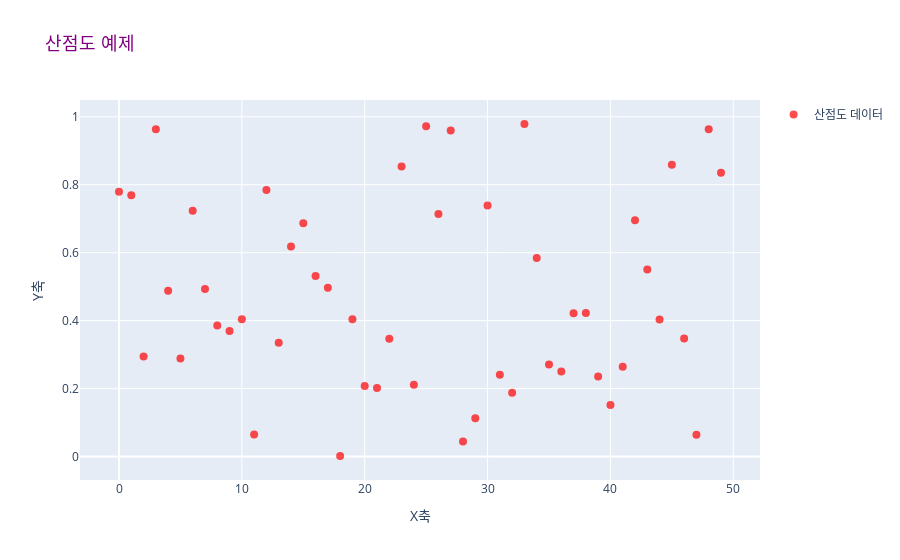

Notebook code cell kept with this figure:
### Code cell
df = pd.DataFrame({"x": np.arange(50), "y": np.random.rand(50)})
fig = go.Figure()
fig.add_trace(
    go.Scatter(
        x=df["x"],
        y=df["y"],
        # title="선 차트",
        mode="markers",
        marker=dict(size=8, color="red", opacity=0.7),
        name="산점도 데이터",
        showlegend=True,
    )
)


# x축 업데이트
fig.update_layout(
    title="산점도 예제",
    xaxis_title="X축",
    yaxis_title="Y축",
    title_font=dict(size=18, color="purple"),
)

fig.show()

### Figure 1 — Plotly figure (JSON) as saved in the notebook; plotly's stock layout.template omitted (floating-point values rounded to 4 significant figures)
{"data": [{"marker": {"color": "red", "opacity": 0.7, "size": 8}, "mode": "markers", "name": "산점도 데이터", "showlegend": true, "type": "scatter", "x": [0, 1, 2, 3, 4, 5, 6, 7, 8, 9, 10, 11, 12, 13, 14, 15, 16, 17, 18, 19, 20, 21, 22, 23, 24, 25, 26, 27, 28, 29, 30, 31, 32, 33, 34, 35, 36, 37, 38, 39, 40, 41, 42, 43, 44, 45, 46, 47, 48, 49], "y": [0.7793, 0.7689, 0.2948, 0.963, 0.4882, 0.2885, 0.723, 0.4932, 0.3859, 0.3696, 0.4043, 0.0649, 0.7842, 0.3348, 0.6182, 0.6868, 0.5314, 0.4969, 0.001635, 0.404, 0.2077, 0.2017, 0.3467, 0.8535, 0.211, 0.9719, 0.7135, 0.9594, 0.04412, 0.1128, 0.7387, 0.241, 0.1879, 0.9787, 0.5841, 0.2711, 0.2506, 0.4216, 0.4226, 0.236, 0.152, 0.2643, 0.6951, 0.5503, 0.4032, 0.8589, 0.3474, 0.06385, 0.9631, 0.8349]}], "layout": {"title": {"font": {"color": "purple", "size": 18}, "text": "산점도 예제"}, "xaxis": {"title": {"text": "X축"}}, "yaxis": {"title": {"text": "Y축"}}}}
